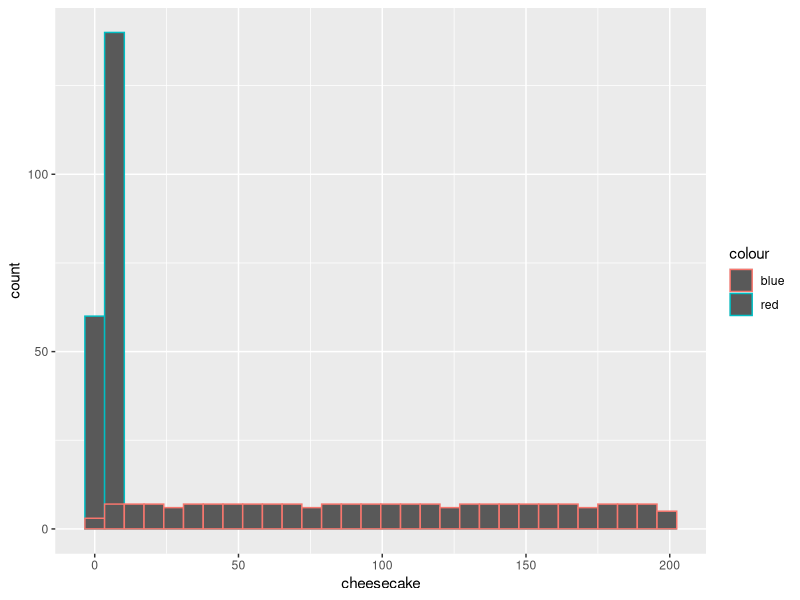
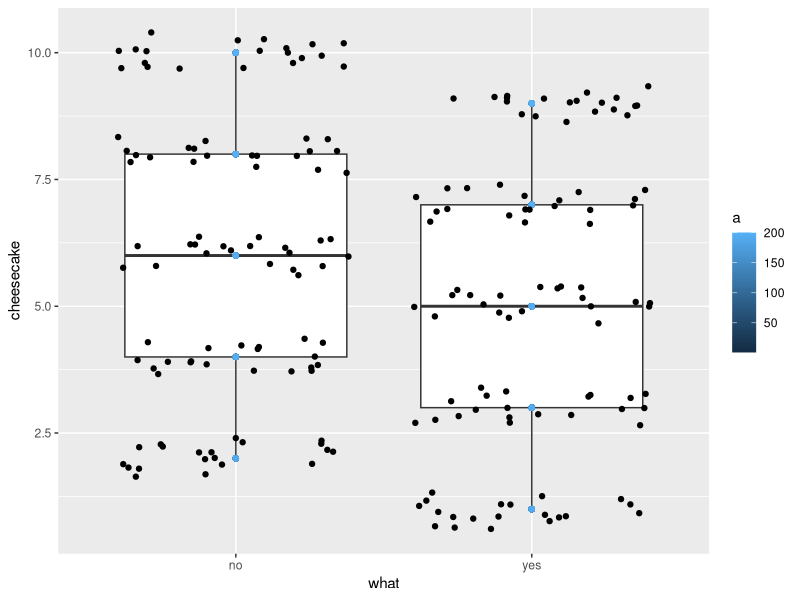

R code for these plots, in order:
a<-1:200
cheesecake<-rep(1:10, 20)
a_cheesecake<-data.frame(a,cheesecake)
head(a_cheesecake)
library(ggplot2)
g1<- ggplot(a_cheesecake, aes(x=cheesecake,col="red"))+geom_histogram()+geom_histogram(aes(x=a, col="blue"))
g1
a_cheesecake$what<-rep(c("yes","no"),100)
g2<-ggplot(a_cheesecake, aes(x=what, y=cheesecake))+geom_boxplot()+geom_point(aes(col=a))+geom_jitter()
g2
